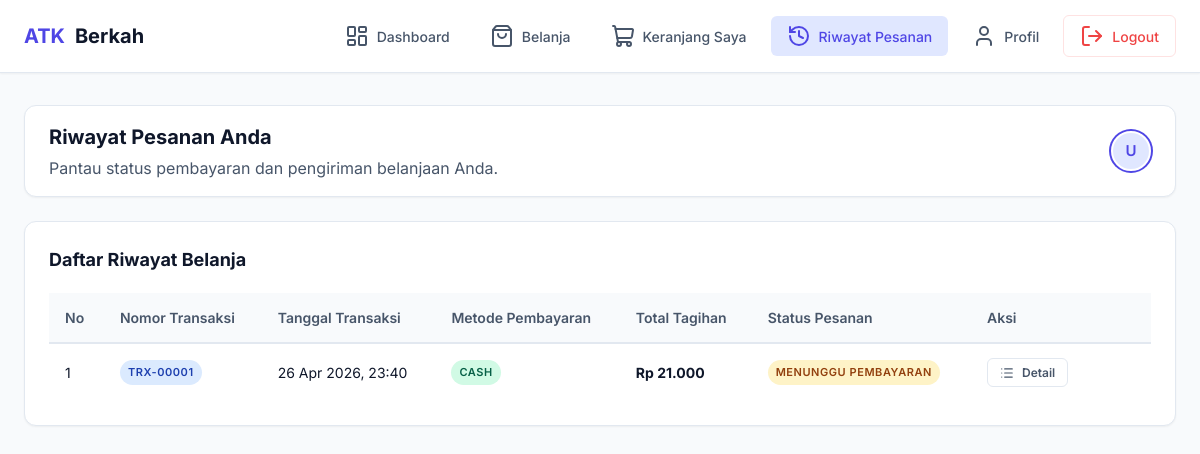
Page /app/riwayat.php (signed in) on the committed database.
### tables this page shows
CREATE TABLE transaksi (
    id_transaksi INT PRIMARY KEY AUTO_INCREMENT,
    id_user INT NOT NULL,
    tanggal TIMESTAMP DEFAULT CURRENT_TIMESTAMP,
    total DECIMAL(10, 2) NOT NULL DEFAULT 0,
    metode_pembayaran ENUM('cash', 'transfer') NOT NULL DEFAULT 'cash',
    status ENUM('Menunggu Pembayaran', 'Menunggu Verifikasi', 'Pembayaran Disetujui', 'Ditolak') NOT NULL DEFAULT 'Menunggu Pembayaran',
    bukti_transfer VARCHAR(255) DEFAULT NULL,

    CONSTRAINT fk_transaksi_users
        FOREIGN KEY (id_user) REFERENCES users(id_user)
        ON DELETE CASCADE
        ON UPDATE CASCADE
);

### app/riwayat.php (the view, shortened to what this page needs)
<?php
include "config.php";
$nama = $_SESSION['nama'];
$id_user = $_SESSION['id_user'];
$query_transaksi = "
    SELECT * FROM transaksi
    WHERE id_user = $id_user
    ORDER BY tanggal DESC
";
$result_transaksi = mysqli_query($conn, $query_transaksi);
?>
<!DOCTYPE html>
<html lang="id">
<head>
    <link rel="stylesheet" href="style/app.css">
</head>
<body>
<div class="pelanggan-layout">
    <nav class="navbar">
        <div class="navbar-container">
            <a href="dashboard.php" class="navbar-brand">
                <span>ATK</span> Berkah
            </a>
            <ul class="navbar-menu" id="navbarMenu">
                <li><a href="dashboard.php"><i data-lucide="layout-dashboard"></i> Dashboard</a></li>
                <li><a href="belanja.php"><i data-lucide="shopping-bag"></i> Belanja</a></li>
                <li><a href="keranjang.php"><i data-lucide="shopping-cart"></i> Keranjang Saya</a></li>
                <li><a href="riwayat.php" class="active"><i data-lucide="history"></i> Riwayat Pesanan</a></li>
                <li><a href="profile.php"><i data-lucide="user"></i> Profil</a></li>
                <li><a href="logout.php" class="logout-nav"><i data-lucide="log-out"></i> Logout</a></li>
            </ul>
        </div>
    </nav>
    <div class="container">
        <div class="topbar" style="margin-bottom: 24px;">
            <div class="topbar-title">
                <h1>Riwayat Pesanan Anda</h1>
                <p style="color: var(--text-secondary); margin-top: 4px;">Pantau status pembayaran dan pengiriman belanjaan Anda.</p>
            </div>
            <div class="topbar-info">
                <div class="topbar-avatar" style="box-shadow: 0 0 0 2px var(--primary);">
                    <?= strtoupper(substr($nama, 0, 1)); ?>
                </div>
            </div>
        </div>
        <div class="table-section">
            <div class="table-header-flex">
                <h2>Daftar Riwayat Belanja</h2>
            </div>
            <div class="table-container">
                <table>
                    <thead>
                        <tr>
                            <th>No</th>
                            <th>Nomor Transaksi</th>
                            <th>Tanggal Transaksi</th>
                            <th>Metode Pembayaran</th>
                            <th>Total Tagihan</th>
                            <th>Status Pesanan</th>
                            <th style="width: 180px;">Aksi</th>
                        </tr>
                    </thead>
                    <tbody>
                        <?php
                        $no = 1;
                        while($row = mysqli_fetch_assoc($result_transaksi)):
                        ?>
                        <tr id="trx-<?= $row['id_transaksi'] ?>">
                            <td><?= $no++ ?></td>
                            <td><span class="badge badge-info">TRX-<?= str_pad($row['id_transaksi'], 5, '0', STR_PAD_LEFT) ?></span></td>
                            <td><?= date('d M Y, H:i', strtotime($row['tanggal'])) ?></td>
                            <td>
                                <?php if ($row['metode_pembayaran'] === 'transfer'): ?>
                                    <span class="badge badge-warning">TRANSFER</span>
                                <?php elseif ($row['metode_pembayaran'] === 'qris'): ?>
                                    <span class="badge badge-info" style="background: #6f42c1; color: white;">QRIS</span>
                                <?php else: ?>
                                    <span class="badge badge-success">CASH</span>
                                <?php endif; ?>
                            </td>
                            <td><strong>Rp <?= number_format($row['total'], 0, ',', '.') ?></strong></td>
                            <td>
                                <?php
                                    $badge_class = 'badge-secondary';
                                    if ($row['status'] === 'Menunggu Pembayaran') $badge_class = 'badge-warning';
                                    elseif ($row['status'] === 'Menunggu Verifikasi') $badge_class = 'badge-info';
                                    elseif ($row['status'] === 'Pembayaran Disetujui') $badge_class = 'badge-success';
                                    elseif ($row['status'] === 'Ditolak') $badge_class = 'badge-danger';
                                ?>
                                <span class="badge <?= $badge_class ?>"><?= htmlspecialchars($row['status']) ?></span>
                            </td>
                            <td>
                                <div class="btn-group">
                                    <button type="button" class="btn btn-secondary btn-sm" onclick="openModal('modalDetail<?= $row['id_transaksi'] ?>')">
                                        <i data-lucide="list" style="width: 14px; height: 14px;"></i> Detail
                                    </button>
                                </div>
                            </td>
                        </tr>
                        <?php endwhile; ?>
                    </tbody>
                </table>
            </div>
        </div>
    </div>
</div>
</body>
</html>

### rows in the picture
transaksi: id_transaksi "00001", tanggal "26 Apr 2026, 23:40", metode_pembayaran "CASH", total "21.000", status "MENUNGGU PEMBAYARAN"

### other values in the picture
substr($nama, 0, 1) "U"
